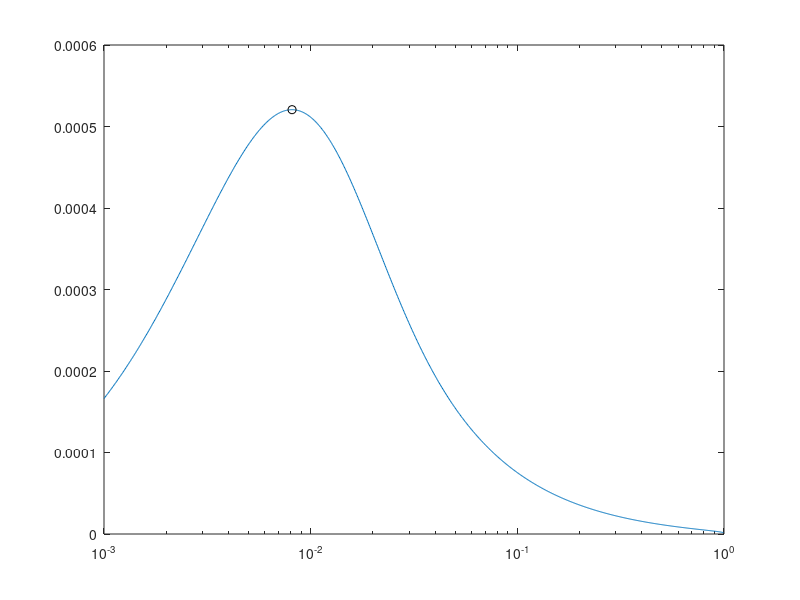

The MATLAB source for this figure: (Note: this script raises an error after producing the figure.)
%% explore parameter space for degrated protein content and flux
clear;clc;
%% effect of pf on flux of degraded protein
pvals = logspace(-3,0,1e3);

kdmax = 1e0;
KM = 1e0;
xint = linspace(0,1,5000); dx = xint(2)-xint(1);

% domain length in microns
L = 100;
% scaled domain length
Lhat = 1;
% time unit
tau = L/0.75;
% phago velocity
vp = 1;	% 0.75 um/s
% lyso velocity
vy = 2.67;	% 2um/s
% phago radius
rp = 0.4/L; % 400nm
% lyso radius
ry = 0.1/L; % 100nm
% encounter time
T = 2*(rp+ry)/(vp+vy);
% fusion rates
kfvals = -log(1-pvals)/T;
% production rate multiplier
prodmult = 1e0;
% lyso production rate
kpy = 17.9*prodmult;
% kpy = 100;
% phago production rate
% kpp = 10;
kpp = 1.6e2*prodmult;
% encounter length
ell = 2*(rp+ry);
% beta
betvals = kpp*ell/vp/vy*kfvals;
% density
rho_p = @(x) kpp/vp.*ones(size(x));
rho_y0 = kpy/vy;
rho_y = @(beta,x) rho_y0*exp(-beta.*x);
% acidification
c0 = 1;
% number of fusion events:
Nfunc_th = @(beta,x) kpy/kpp*(exp(-beta*x) - exp(-beta*Lhat));
% acidification with increasing volume
afunc_th = @(beta,x) c0*Nfunc_th(beta,x)./(Nfunc_th(beta,x) + rp^3/ry^3);

degflux = zeros(size(pvals));
for pc = 1:length(pvals)
	A = afunc_th(betvals(pc),xint);
	P = kdmax*A./(A+KM)/vp;
	H = (cumsum(P) - 0.5*P(1)-0.5*P)*dx;
	% this is int_0^x - int_0^1 = - int_x^1
	Hx1 = H - H(end);
	G = 1 - exp(Hx1);
	
	degflux(pc) = G(1)*vp;
end

[~,idx] = max(degflux);

semilogx(pvals,degflux)
hold on
plot(pvals(idx),degflux(idx),'ko')
hold off
plot_cleanup
xlabel('fusion probability $p_f$')
ylabel('flux of degraded protein at soma')
ylim([0,1.1*degflux(idx)])
title(sprintf('$k_\\mathrm{max} = %0.4g,~K_M = %0.4g$\n$ k_{p,p} = %0.4g,~k_{p,y} = %0.4g$',...
	kdmax,KM,kpp,kpy))
% text(0.1,0.9,sprintf('$p_\\mathrm{max} = %0.2f$',pvals(idx)),'Units','normalized',...
% 																															'FontSize',20,'Interpreter','latex')
text(pvals(idx)/2,1.05*degflux(idx),sprintf('$p_\\mathrm{max} = %0.4g$',pvals(idx)),'Units','data',...
	'FontSize',20,'Interpreter','latex')
%% vary production rate ratio or overall production
nvals = 1e2;
pvals = logspace(-3,0,nvals+1);
% pvals = linspace(1/nvals,1,nvals+1);

kdmax = 1e0;
KM = 1e0;
xint = linspace(0,1,5000); dx = xint(2)-xint(1);

% production rate multiplier
prodmult = logspace(0,3,nvals);

% ratio of prod rates kpy/kpp
prodratio = logspace(-2,-1,nvals);

degflux = zeros(length(pvals),nvals);

% domain length in microns
L = 100;
% scaled domain length
Lhat = 1;
% time unit
tau = L/0.75;
% phago velocity
vp = 1;	% 0.75 um/s
% lyso velocity
vy = 2.67;	% 2um/s
% phago radius
rp = 0.4/L; % 400nm
% lyso radius
ry = 0.1/L; % 100nm
% encounter time
T = 2*(rp+ry)/(vp+vy);
% fusion rates
kfvals = -log(1-pvals)/T;
% encounter length
ell = 2*(rp+ry);
% phago production rate
kpp = 1;

% acidification
c0 = 1;
% number of fusion events:
Nfunc_th = @(beta,kpy,kpp,x) kpy/kpp*(exp(-beta*x) - exp(-beta*Lhat));
% acidification with increasing volume
afunc_th = @(beta,kpy,kpp,x) c0*Nfunc_th(beta,kpy,kpp,x)./(Nfunc_th(beta,kpy,kpp,x) + rp^3/ry^3);

for nc = 1:nvals
	
	disp(nc)
	% phago production rate
% 	kpp = 1.6*prodmult(nc);
	
	% lyso production rate
% 	kpy = 17.9*prodmult(nc);
	kpy = prodratio(nc)*kpp;
	
	% beta;
	betvals = kpp*ell/vp/vy*kfvals;
	
	parfor pc = 1:length(pvals)
% 		disp(pc)
		
		A = afunc_th(betvals(pc),kpy,kpp,xint);
		P = kdmax*A./(A+KM)/vp;
		H = (cumsum(P) - 0.5*P(1)-0.5*P)*dx;
		% this is int_0^x - int_0^1 = - int_x^1
		Hx1 = H - H(end);
		G = 1 - exp(Hx1);
		
		degflux(pc,nc) = G(1)*vp;
	end

end
%% surface plot for production rate multiplier
pcolor(pvals,prodmult,degflux')
shading flat
colormap jet;
cb = colorbar;
cb.TickLabelInterpreter = 'latex';
cb.Label.Interpreter = 'latex';
cb.Label.String = 'degraded protein flux $J_d$';
cb.Label.Rotation = 270;
cb.Label.Units = 'normalized';
cb.Label.Position = [6,0.5,0];
set(gca,'XScale','log','YScale','log')
plot_cleanup
xlabel('fusion probability')
ylabel('production rate multiplier ($n$)')
title(sprintf('$k_\\mathrm{max} = %0.4g,~K_M = %0.4g$\n$ k_{p,p} = %0.4gn,~k_{p,y} = %0.4gn$',...
	kdmax,KM,1.6,17.9))
%% get surface plot for production rate ratio
pcolor(pvals,prodratio,degflux')
shading flat
colormap jet;
cb = colorbar;
cb.TickLabelInterpreter = 'latex';
cb.Label.Interpreter = 'latex';
cb.Label.String = 'degraded protein flux $J_d$';
cb.Label.Rotation = 270;
cb.Label.Units = 'normalized';
cb.Label.Position = [6,0.5,0];
set(gca,'XScale','log','YScale','log')
% set(gca,'YScale','log')
plot_cleanup
xlabel('fusion probability')
ylabel('production rate ratio ($r$)')
title(sprintf('$k_\\mathrm{max} = %0.4g,~K_M = %0.4g$, $ k_{p,p} = %0.4g,~k_{p,y} = rk_{p,p}$',...
	kdmax,KM,kpp))
